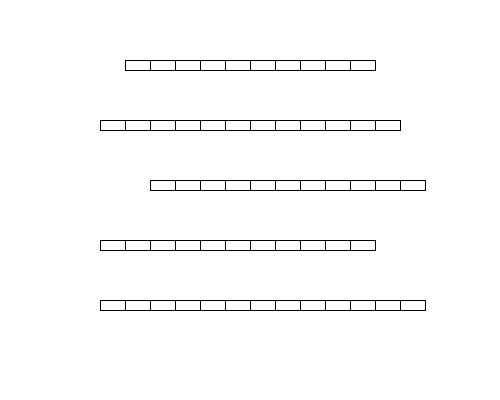
Frame 1 (no input)
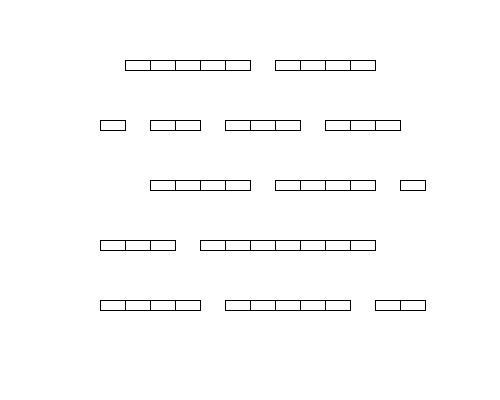
Frame 60 (the mouse pressed at the canvas centre just before this capture)
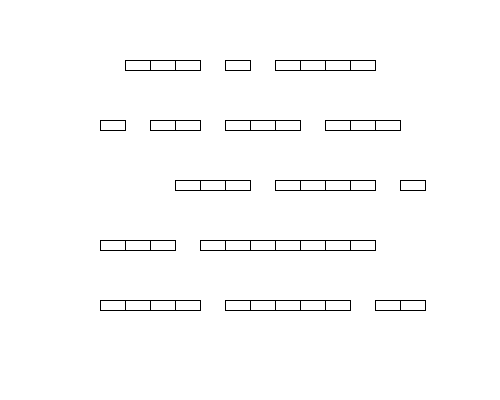
Frame 120 (the mouse held since frame 60 and released just before this capture)

The Processing sketch that drew these frames (run headless with seeded random() and noise(); from frame 60 on, the mouse is pressed at the canvas centre):

// Processing sketch: Platforms_pde
// ── Platforms_pde.pde
int[][] platforms = { 

  {125, 60, 1},
  {150, 60, 1},
  {175, 60, 1},
  {200, 60, 1},
  {225, 60, 1},
  {250, 60, 1},
  {275, 60, 1},
  {300, 60, 1},
  {325, 60, 1},
  {350, 60, 1},

  {100, 120, 1},
  {125, 120, 1},
  {150, 120, 1}, 
  {175, 120, 1},
  {200, 120, 1}, 
  {225, 120, 1},
  {250, 120, 1},
  {275, 120, 1},
  {300, 120, 1}, 
  {325, 120, 1},
  {350, 120, 1}, 
  {375, 120, 1},

  {150, 180, 1},
  {175, 180, 1},
  {200, 180, 1},
  {225, 180, 1},
  {250, 180, 1},
  {275, 180, 1},
  {300, 180, 1},
  {325, 180, 1},
  {350, 180, 1},
  {375, 180, 1},
  {400, 180, 1}, 
  
  {100, 240, 1},
  {125, 240, 1},
  {150, 240, 1},
  {175, 240, 1},
  {200, 240, 1},
  {225, 240, 1},
  {250, 240, 1},
  {275, 240, 1},
  {300, 240, 1},
  {325, 240, 1},
  {350, 240, 1}, 

  {100, 300, 1},
  {125, 300, 1},
  {150, 300, 1},
  {175, 300, 1},
  {200, 300, 1},
  {225, 300, 1},
  {250, 300, 1},
  {275, 300, 1}, 
  {300, 300, 1}, 
  {325, 300, 1}, 
  {350, 300, 1},
  {375, 300, 1}, 
  {400, 300, 1},
};
int platformWidth = 25;
int platformHeight = 10;
int playerX = 100; // starting position of the player
int playerY = 290;
int playerWidth = 20;
int playerHeight = 20;

void setup() {
  size(500, 400);
}

void draw() {
  background(255);
  
  // draw platforms
  for (int i = 0; i < platforms.length; i++) {
    if (platforms[i][2] == 1) { // check if platform is visible
      rect(platforms[i][0], platforms[i][1], platformWidth, platformHeight);
    }
  }
 
  // update platform visibility (make one random platform invisible)
  if (frameCount % 5 == 0) { // change platform visibility every X seconds
    int randomPlatform = int(random(platforms.length));
    
    // only remove the block if there isn't a neighbour that has been removed and it's not on the edge or on a ladder
    if (randomPlatform > 0 && randomPlatform < platforms.length - 1) {
      if (platforms[randomPlatform - 1][2] == 1 && platforms[randomPlatform + 1][2] == 1) {
      platforms[randomPlatform][2] = 0; // make platform invisible
      }
    }
    
  }
}
